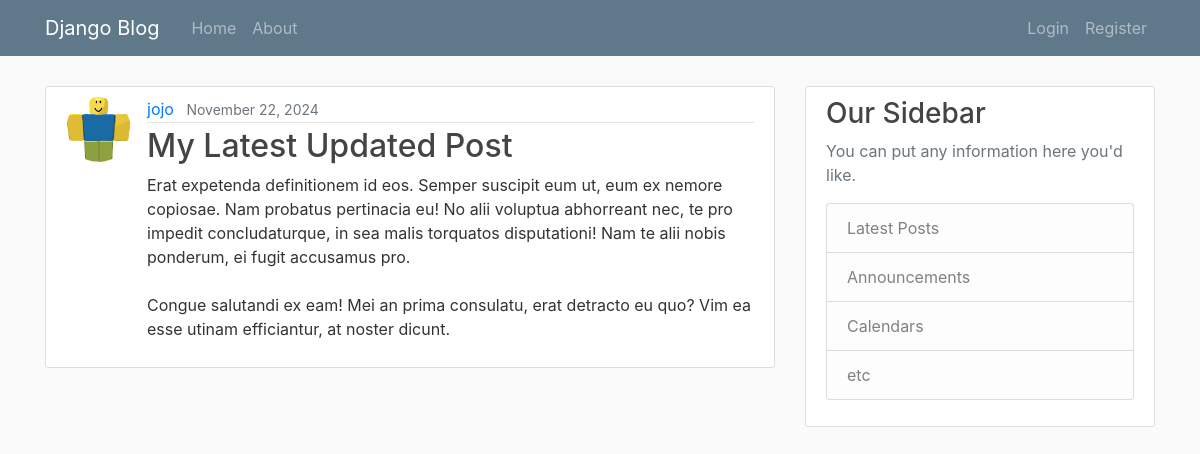
The app's page /post/31/ with its own data.
### blog/models.py (models this page shows, shortened)
class Post(models.Model):
    title = models.CharField(max_length=100)
    content = models.TextField()
    date_posted = models.DateTimeField(default=timezone.now)
    author = models.ForeignKey(User, on_delete=models.CASCADE)

### users/models.py (models this page shows, shortened)
class Profile(models.Model):
    user = models.OneToOneField(User, on_delete=models.CASCADE)
    image = models.ImageField(default='default.jpg', upload_to='profile_pics')

### blog/views.py (the view)
# urls.py: path('post/<int:pk>/', views.PostDetailView.as_view(), name='post-detail'),
class PostDetailView(DetailView ):
    model = Post

### blog/templates/blog/post_detail.html (shortened to what this page needs)
{% extends 'blog/base.html' %}
{% block content %}
    <article class="media content-section">
        <img class="rounded-circle article-img" src="{{ post.author.profile.image.url }}" alt="profile picture">
        <div class="media-body">
            <div class="article-metadata">
            <a class="mr-2" href="{% url 'user-posts' post.author.username %}">{{ object.author }}</a>
            <small class="text-muted">{{ object.date_posted|date:"F d, Y" }}</small>
            </div>
            <h2 class="article-title">{{ object.title }}</h2>
            <p class="article-content">{{ object.content }}</p>
        </div>
    </article>
{% endblock content %}

### blog/static/blog/main.css (style rules this page uses)
body { background-color: #fafafa !important; color: #333333 !important; }
h1, h2, h3, h4, h5, h6 { color: #444444; }
.content-section { background: #ffffff; padding: 10px 20px; border: 1px solid #dddddd; border-radius: 3px; margin-bottom: 20px; }
.article-title { color: #444444; }
.article-content { white-space: pre-line; }
.article-img { height: 65px; width: 65px; margin-right: 16px; }
.article-metadata { padding-bottom: 1px; margin-bottom: 4px; border-bottom: 1px solid #e3e3e3 }

### records on screen
Post: author.profile.image (picture), author "jojo", date_posted "November 22, 2024", title "My Latest Updated Post", content "Erat expetenda definitionem id eos. Semper suscipit eum ut, eum ex nemore copiosae. Nam probatus pertinacia eu! No alii voluptua abhorreant nec, te pro impedit concludaturque, in sea malis torquatos disputationi! Nam te alii nobis ponderum, ei fugit accusamus pro. Congue salutandi ex eam! Mei an prima consulatu, erat detracto eu quo? Vim ea esse utinam efficiantur, at noster dicunt."
